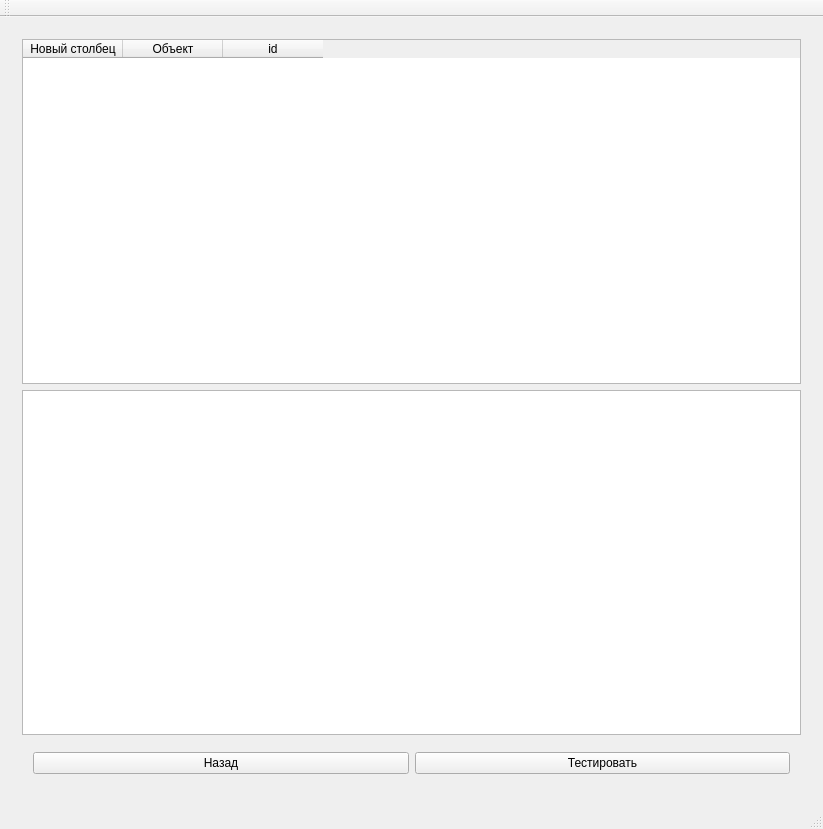
<?xml version="1.0" encoding="UTF-8"?>
<ui version="4.0">
 <class>DBManagerClass</class>
 <widget class="QMainWindow" name="DBManagerClass">
  <property name="geometry">
   <rect>
    <x>0</x>
    <y>0</y>
    <width>823</width>
    <height>829</height>
   </rect>
  </property>
  <property name="windowTitle">
   <string>DBManager</string>
  </property>
  <widget class="QWidget" name="centralWidget">
   <layout class="QGridLayout" name="gridLayout">
    <item row="0" column="0">
     <widget class="QStackedWidget" name="stackedWidget">
      <property name="currentIndex">
       <number>8</number>
      </property>
      <widget class="QWidget" name="mainPage">
       <layout class="QVBoxLayout" name="verticalLayout">
        <item>
         <widget class="QPushButton" name="createTagButton">
          <property name="text">
           <string>Добавить Тег</string>
          </property>
         </widget>
        </item>
        <item>
         <widget class="QPushButton" name="createUserButton">
          <property name="text">
           <string>Добавить Пользователя</string>
          </property>
         </widget>
        </item>
        <item>
         <widget class="QPushButton" name="createEventButton">
          <property name="text">
           <string>Добавить Событие</string>
          </property>
         </widget>
        </item>
        <item>
         <widget class="QPushButton" name="createPSiteButton">
          <property name="text">
           <string>Добавить Партнерский сайт</string>
          </property>
         </widget>
        </item>
        <item>
         <widget class="QPushButton" name="createReviewButton">
          <property name="text">
           <string>Добавить Обзор</string>
          </property>
         </widget>
        </item>
        <item>
         <widget class="QPushButton" name="createMediaButton">
          <property name="text">
           <string>Добавить Медиа Файл</string>
          </property>
         </widget>
        </item>
        <item>
         <widget class="QPushButton" name="createPlaceButton">
          <property name="text">
           <string>Добавить Место</string>
          </property>
         </widget>
        </item>
        <item>
         <widget class="QPushButton" name="dbTestButton">
          <property name="text">
           <string>Тест базы и лог</string>
          </property>
         </widget>
        </item>
       </layout>
      </widget>
      <widget class="QWidget" name="createTagWidget">
       <layout class="QVBoxLayout" name="verticalLayout_2">
        <item>
         <widget class="QLabel" name="label">
          <property name="maximumSize">
           <size>
            <width>16777215</width>
            <height>40</height>
           </size>
          </property>
          <property name="font">
           <font>
            <weight>75</weight>
            <bold>true</bold>
           </font>
          </property>
          <property name="text">
           <string>Добавить тег</string>
          </property>
          <property name="alignment">
           <set>Qt::AlignCenter</set>
          </property>
         </widget>
        </item>
        <item>
         <widget class="QLabel" name="TagName">
          <property name="text">
           <string>Название тега</string>
          </property>
         </widget>
        </item>
        <item>
         <widget class="QLineEdit" name="TagNameEdit"/>
        </item>
        <item>
         <widget class="QWidget" name="widget" native="true">
          <layout class="QHBoxLayout" name="horizontalLayout">
           <item>
            <widget class="QPushButton" name="gobackTag">
             <property name="text">
              <string>Назад</string>
             </property>
            </widget>
           </item>
           <item>
            <widget class="QPushButton" name="createTag">
             <property name="text">
              <string>Создать</string>
             </property>
            </widget>
           </item>
          </layout>
         </widget>
        </item>
       </layout>
      </widget>
      <widget class="QWidget" name="createUserWidget">
       <layout class="QVBoxLayout" name="verticalLayout_3">
        <item>
         <widget class="QLabel" name="label_2">
          <property name="minimumSize">
           <size>
            <width>0</width>
            <height>40</height>
           </size>
          </property>
          <property name="maximumSize">
           <size>
            <width>16777215</width>
            <height>40</height>
           </size>
          </property>
          <property name="font">
           <font>
            <weight>75</weight>
            <bold>true</bold>
           </font>
          </property>
          <property name="text">
           <string>Добавить пользователя</string>
          </property>
          <property name="alignment">
           <set>Qt::AlignCenter</set>
          </property>
         </widget>
        </item>
        <item>
         <widget class="QLabel" name="Name">
          <property name="text">
           <string>Имя</string>
          </property>
         </widget>
        </item>
        <item>
         <widget class="QLineEdit" name="NameEdit"/>
        </item>
        <item>
         <widget class="QLabel" name="Surname">
          <property name="text">
           <string>Фамилия</string>
          </property>
         </widget>
        </item>
        <item>
         <widget class="QLineEdit" name="SurnameEdit"/>
        </item>
        <item>
         <widget class="QLabel" name="Contacts">
          <property name="text">
           <string>Контакты</string>
          </property>
         </widget>
        </item>
        <item>
         <widget class="QPlainTextEdit" name="ContactsEdit"/>
        </item>
        <item>
         <widget class="QLabel" name="Avatar">
          <property name="text">
           <string>Аватар</string>
          </property>
         </widget>
        </item>
        <item>
         <widget class="QLineEdit" name="AvatarEdit"/>
        </item>
        <item>
         <widget class="QLabel" name="Login">
          <property name="text">
           <string>Логин</string>
          </property>
         </widget>
        </item>
        <item>
         <widget class="QLineEdit" name="LoginEdit"/>
        </item>
        <item>
         <widget class="QLabel" name="password">
          <property name="text">
           <string>Пароль</string>
          </property>
         </widget>
        </item>
        <item>
         <widget class="QLineEdit" name="PasswordEdit"/>
        </item>
        <item>
         <widget class="QWidget" name="widget_2" native="true">
          <layout class="QHBoxLayout" name="horizontalLayout_2">
           <item>
            <widget class="QPushButton" name="gobackUser">
             <property name="text">
              <string>Назад</string>
             </property>
            </widget>
           </item>
           <item>
            <widget class="QPushButton" name="createUser">
             <property name="text">
              <string>Добавить</string>
             </property>
            </widget>
           </item>
          </layout>
         </widget>
        </item>
       </layout>
      </widget>
      <widget class="QWidget" name="createReviewWidget">
       <layout class="QVBoxLayout" name="verticalLayout_4">
        <item>
         <widget class="QLabel" name="label_3">
          <property name="minimumSize">
           <size>
            <width>0</width>
            <height>40</height>
           </size>
          </property>
          <property name="maximumSize">
           <size>
            <width>16777215</width>
            <height>40</height>
           </size>
          </property>
          <property name="font">
           <font>
            <weight>75</weight>
            <bold>true</bold>
           </font>
          </property>
          <property name="text">
           <string>Добавить обзор</string>
          </property>
          <property name="alignment">
           <set>Qt::AlignCenter</set>
          </property>
         </widget>
        </item>
        <item>
         <widget class="QLabel" name="TextEdit">
          <property name="text">
           <string>Текст</string>
          </property>
         </widget>
        </item>
        <item>
         <widget class="QPlainTextEdit" name="plainTextEdit"/>
        </item>
        <item>
         <widget class="QLabel" name="Rate">
          <property name="text">
           <string>Оценка</string>
          </property>
         </widget>
        </item>
        <item>
         <widget class="QLineEdit" name="RateEdit"/>
        </item>
        <item>
         <widget class="QLabel" name="Whoadded">
          <property name="text">
           <string>Кто добавил</string>
          </property>
         </widget>
        </item>
        <item>
         <widget class="ListBox" name="WhoAddedEdit"/>
        </item>
        <item>
         <widget class="QWidget" name="widget_3" native="true">
          <layout class="QHBoxLayout" name="horizontalLayout_4">
           <item>
            <widget class="QPushButton" name="gobackReview">
             <property name="text">
              <string>Назад</string>
             </property>
            </widget>
           </item>
           <item>
            <widget class="QPushButton" name="createReview">
             <property name="text">
              <string>Добавить</string>
             </property>
            </widget>
           </item>
          </layout>
         </widget>
        </item>
       </layout>
      </widget>
      <widget class="QWidget" name="createEventWidget">
       <layout class="QFormLayout" name="formLayout">
        <item row="3" column="0">
         <widget class="QLabel" name="ShDescr">
          <property name="text">
           <string>Краткое описание</string>
          </property>
         </widget>
        </item>
        <item row="3" column="1">
         <widget class="QLabel" name="Places">
          <property name="text">
           <string>Места</string>
          </property>
         </widget>
        </item>
        <item row="4" column="0">
         <widget class="QLineEdit" name="ShDescrEdit"/>
        </item>
        <item row="4" column="1">
         <widget class="ListBox" name="PlaceEdit"/>
        </item>
        <item row="5" column="0">
         <widget class="QLabel" name="FullDescr">
          <property name="text">
           <string>Полное описание</string>
          </property>
         </widget>
        </item>
        <item row="5" column="1">
         <widget class="QLabel" name="Users">
          <property name="text">
           <string>Пользователи</string>
          </property>
         </widget>
        </item>
        <item row="6" column="0">
         <widget class="QLineEdit" name="FullDescrEdit"/>
        </item>
        <item row="6" column="1">
         <widget class="ListBox" name="UsersEdit"/>
        </item>
        <item row="7" column="0">
         <widget class="QLabel" name="Route">
          <property name="text">
           <string>Маршрут</string>
          </property>
         </widget>
        </item>
        <item row="8" column="0">
         <widget class="QLineEdit" name="RouteEdit"/>
        </item>
        <item row="11" column="0">
         <widget class="QLabel" name="Timetable">
          <property name="text">
           <string>Расписание проведения</string>
          </property>
         </widget>
        </item>
        <item row="12" column="0">
         <widget class="QPlainTextEdit" name="TimetableEdit">
          <property name="plainText">
           <string>Пример (8 марта каждый год):
03/08 00:00:00 - 03/08 23:59:59
*</string>
          </property>
         </widget>
        </item>
        <item row="14" column="0">
         <widget class="QLabel" name="Extra1">
          <property name="text">
           <string>Экстра1</string>
          </property>
         </widget>
        </item>
        <item row="14" column="1">
         <widget class="QLabel" name="Media">
          <property name="text">
           <string>Медиа ресурсы</string>
          </property>
         </widget>
        </item>
        <item row="15" column="0">
         <widget class="QLineEdit" name="Ex1Edit"/>
        </item>
        <item row="15" column="1">
         <widget class="ListBox" name="MediaEdit"/>
        </item>
        <item row="16" column="0">
         <widget class="QLabel" name="Extra2">
          <property name="text">
           <string>Экстра2</string>
          </property>
         </widget>
        </item>
        <item row="16" column="1">
         <widget class="QLabel" name="Rate_2">
          <property name="text">
           <string>Оценка</string>
          </property>
         </widget>
        </item>
        <item row="17" column="0">
         <widget class="QLineEdit" name="Ex2Edit"/>
        </item>
        <item row="17" column="1">
         <widget class="QLineEdit" name="RateEdit_2"/>
        </item>
        <item row="18" column="0" colspan="2">
         <widget class="QWidget" name="widget_4" native="true">
          <layout class="QHBoxLayout" name="horizontalLayout_5">
           <item>
            <widget class="QPushButton" name="gobackEvent">
             <property name="text">
              <string>Назад</string>
             </property>
            </widget>
           </item>
           <item>
            <widget class="QPushButton" name="createEvent">
             <property name="text">
              <string>Добавить</string>
             </property>
            </widget>
           </item>
          </layout>
         </widget>
        </item>
        <item row="7" column="1">
         <widget class="QLabel" name="Rev">
          <property name="text">
           <string>Отзывы</string>
          </property>
         </widget>
        </item>
        <item row="8" column="1">
         <widget class="ListBox" name="RevEdit"/>
        </item>
        <item row="11" column="1">
         <widget class="QLabel" name="PSites">
          <property name="text">
           <string>Сайты партнеров</string>
          </property>
         </widget>
        </item>
        <item row="12" column="1">
         <widget class="ListBox" name="PSiteEdit"/>
        </item>
        <item row="0" column="0" colspan="2">
         <widget class="QLabel" name="label_4">
          <property name="minimumSize">
           <size>
            <width>0</width>
            <height>40</height>
           </size>
          </property>
          <property name="maximumSize">
           <size>
            <width>16777215</width>
            <height>40</height>
           </size>
          </property>
          <property name="font">
           <font>
            <weight>75</weight>
            <bold>true</bold>
           </font>
          </property>
          <property name="text">
           <string>Добавить событие</string>
          </property>
          <property name="alignment">
           <set>Qt::AlignCenter</set>
          </property>
         </widget>
        </item>
        <item row="1" column="0">
         <widget class="QLabel" name="label_9">
          <property name="text">
           <string>Имя:</string>
          </property>
         </widget>
        </item>
        <item row="2" column="0">
         <widget class="QLineEdit" name="nameEdit"/>
        </item>
        <item row="9" column="1">
         <widget class="QLabel" name="label_10">
          <property name="text">
           <string>Тэги</string>
          </property>
         </widget>
        </item>
        <item row="10" column="1">
         <widget class="ListBox" name="tagBox"/>
        </item>
       </layout>
      </widget>
      <widget class="QWidget" name="createPSiteWidget">
       <layout class="QVBoxLayout" name="verticalLayout_5">
        <item>
         <widget class="QLabel" name="label_5">
          <property name="minimumSize">
           <size>
            <width>0</width>
            <height>40</height>
           </size>
          </property>
          <property name="maximumSize">
           <size>
            <width>16777215</width>
            <height>40</height>
           </size>
          </property>
          <property name="font">
           <font>
            <weight>75</weight>
            <bold>true</bold>
           </font>
          </property>
          <property name="text">
           <string>Добавить партнерский сайт</string>
          </property>
          <property name="alignment">
           <set>Qt::AlignCenter</set>
          </property>
         </widget>
        </item>
        <item>
         <widget class="QLabel" name="Ref">
          <property name="text">
           <string>Ссылка</string>
          </property>
         </widget>
        </item>
        <item>
         <widget class="QLineEdit" name="RefEdit"/>
        </item>
        <item>
         <widget class="QLabel" name="Def">
          <property name="text">
           <string>Описание</string>
          </property>
         </widget>
        </item>
        <item>
         <widget class="QPlainTextEdit" name="DefEdit"/>
        </item>
        <item>
         <widget class="QWidget" name="widget_5" native="true">
          <layout class="QHBoxLayout" name="horizontalLayout_6">
           <item>
            <widget class="QPushButton" name="gobackPSite">
             <property name="text">
              <string>Назад</string>
             </property>
            </widget>
           </item>
           <item>
            <widget class="QPushButton" name="createPSite">
             <property name="text">
              <string>Добавить</string>
             </property>
            </widget>
           </item>
          </layout>
         </widget>
        </item>
       </layout>
      </widget>
      <widget class="QWidget" name="createMediaWidget">
       <layout class="QFormLayout" name="formLayout_2">
        <item row="0" column="0" colspan="2">
         <widget class="QLabel" name="label_6">
          <property name="minimumSize">
           <size>
            <width>0</width>
            <height>40</height>
           </size>
          </property>
          <property name="maximumSize">
           <size>
            <width>16777215</width>
            <height>40</height>
           </size>
          </property>
          <property name="font">
           <font>
            <weight>75</weight>
            <bold>true</bold>
           </font>
          </property>
          <property name="text">
           <string>Добавить медиа файл</string>
          </property>
          <property name="alignment">
           <set>Qt::AlignCenter</set>
          </property>
         </widget>
        </item>
        <item row="1" column="0">
         <widget class="QLabel" name="Name_2">
          <property name="text">
           <string>Название ресурса</string>
          </property>
         </widget>
        </item>
        <item row="2" column="0">
         <widget class="QLineEdit" name="NameEdit_2"/>
        </item>
        <item row="3" column="0">
         <widget class="QLabel" name="Rate_3">
          <property name="text">
           <string>Оценка</string>
          </property>
         </widget>
        </item>
        <item row="4" column="0">
         <widget class="QLineEdit" name="RateEdit_3"/>
        </item>
        <item row="1" column="1">
         <widget class="QLabel" name="Refs">
          <property name="text">
           <string>Ссылки</string>
          </property>
         </widget>
        </item>
        <item row="2" column="1">
         <widget class="QPlainTextEdit" name="RefsEdit"/>
        </item>
        <item row="5" column="0" colspan="2">
         <widget class="QWidget" name="widget_6" native="true">
          <layout class="QHBoxLayout" name="horizontalLayout_7">
           <item>
            <widget class="QPushButton" name="gobackMedia">
             <property name="text">
              <string>Назад</string>
             </property>
            </widget>
           </item>
           <item>
            <widget class="QPushButton" name="createMedia">
             <property name="text">
              <string>Добавить</string>
             </property>
            </widget>
           </item>
          </layout>
         </widget>
        </item>
        <item row="3" column="1">
         <widget class="QLabel" name="label_8">
          <property name="text">
           <string>Описание</string>
          </property>
         </widget>
        </item>
        <item row="4" column="1">
         <widget class="QPlainTextEdit" name="plainTextEdit_2"/>
        </item>
       </layout>
      </widget>
      <widget class="QWidget" name="createPlaceWidget">
       <layout class="QFormLayout" name="formLayout_3">
        <item row="1" column="0">
         <widget class="QLabel" name="Name_3">
          <property name="text">
           <string>Название места</string>
          </property>
         </widget>
        </item>
        <item row="1" column="1">
         <widget class="QLabel" name="CoordX">
          <property name="text">
           <string>Координата Х</string>
          </property>
         </widget>
        </item>
        <item row="2" column="0">
         <widget class="QLineEdit" name="NameEdit_3"/>
        </item>
        <item row="2" column="1">
         <widget class="QLineEdit" name="CoordXEdit"/>
        </item>
        <item row="3" column="0">
         <widget class="QLabel" name="Def_2">
          <property name="text">
           <string>Описание</string>
          </property>
         </widget>
        </item>
        <item row="3" column="1">
         <widget class="QLabel" name="CoordY">
          <property name="text">
           <string>Координата У</string>
          </property>
         </widget>
        </item>
        <item row="7" column="0">
         <widget class="QLabel" name="Address">
          <property name="text">
           <string>Адрес места</string>
          </property>
         </widget>
        </item>
        <item row="12" column="0" colspan="2">
         <widget class="QWidget" name="widget_7" native="true">
          <layout class="QHBoxLayout" name="horizontalLayout_8">
           <item>
            <widget class="QPushButton" name="gobackPlace">
             <property name="text">
              <string>Назад</string>
             </property>
            </widget>
           </item>
           <item>
            <widget class="QPushButton" name="createPlace">
             <property name="text">
              <string>Добавить</string>
             </property>
            </widget>
           </item>
          </layout>
         </widget>
        </item>
        <item row="6" column="0">
         <widget class="QPlainTextEdit" name="Def_2_Edit"/>
        </item>
        <item row="6" column="1">
         <widget class="QLineEdit" name="CoordYEdit"/>
        </item>
        <item row="7" column="1">
         <widget class="QLabel" name="Media_2">
          <property name="text">
           <string>Спсиок медиаресурсов</string>
          </property>
         </widget>
        </item>
        <item row="11" column="0">
         <widget class="QPlainTextEdit" name="PlaceAddrEdit"/>
        </item>
        <item row="11" column="1">
         <widget class="ListBox" name="MediaEdit_2"/>
        </item>
        <item row="0" column="0" colspan="2">
         <widget class="QLabel" name="label_7">
          <property name="minimumSize">
           <size>
            <width>0</width>
            <height>40</height>
           </size>
          </property>
          <property name="maximumSize">
           <size>
            <width>16777215</width>
            <height>40</height>
           </size>
          </property>
          <property name="font">
           <font>
            <weight>75</weight>
            <bold>true</bold>
           </font>
          </property>
          <property name="text">
           <string>Добавить место</string>
          </property>
          <property name="alignment">
           <set>Qt::AlignCenter</set>
          </property>
         </widget>
        </item>
       </layout>
      </widget>
      <widget class="QWidget" name="dbTestWidget">
       <layout class="QVBoxLayout" name="verticalLayout_6">
        <item>
         <widget class="QTableWidget" name="tasksTable">
          <column>
           <property name="text">
            <string>Новый столбец</string>
           </property>
          </column>
          <column>
           <property name="text">
            <string>Объект</string>
           </property>
          </column>
          <column>
           <property name="text">
            <string>id</string>
           </property>
          </column>
         </widget>
        </item>
        <item>
         <widget class="QPlainTextEdit" name="logEdit"/>
        </item>
        <item>
         <widget class="QWidget" name="widget_8" native="true">
          <layout class="QHBoxLayout" name="horizontalLayout_9">
           <item>
            <widget class="QPushButton" name="gobackDb">
             <property name="text">
              <string>Назад</string>
             </property>
            </widget>
           </item>
           <item>
            <widget class="QPushButton" name="testDb">
             <property name="text">
              <string>Тестировать</string>
             </property>
            </widget>
           </item>
          </layout>
         </widget>
        </item>
       </layout>
      </widget>
     </widget>
    </item>
   </layout>
  </widget>
  <widget class="QMenuBar" name="menuBar">
   <property name="geometry">
    <rect>
     <x>0</x>
     <y>0</y>
     <width>823</width>
     <height>21</height>
    </rect>
   </property>
  </widget>
  <widget class="QToolBar" name="mainToolBar">
   <attribute name="toolBarArea">
    <enum>TopToolBarArea</enum>
   </attribute>
   <attribute name="toolBarBreak">
    <bool>false</bool>
   </attribute>
  </widget>
  <widget class="QStatusBar" name="statusBar"/>
 </widget>
 <layoutdefault spacing="6" margin="11"/>
 <customwidgets>
  <customwidget>
   <class>ListBox</class>
   <extends>QComboBox</extends>
   <header>listbox.h</header>
  </customwidget>
 </customwidgets>
 <resources>
  <include location="DBManager.qrc"/>
 </resources>
 <connections/>
</ui>
